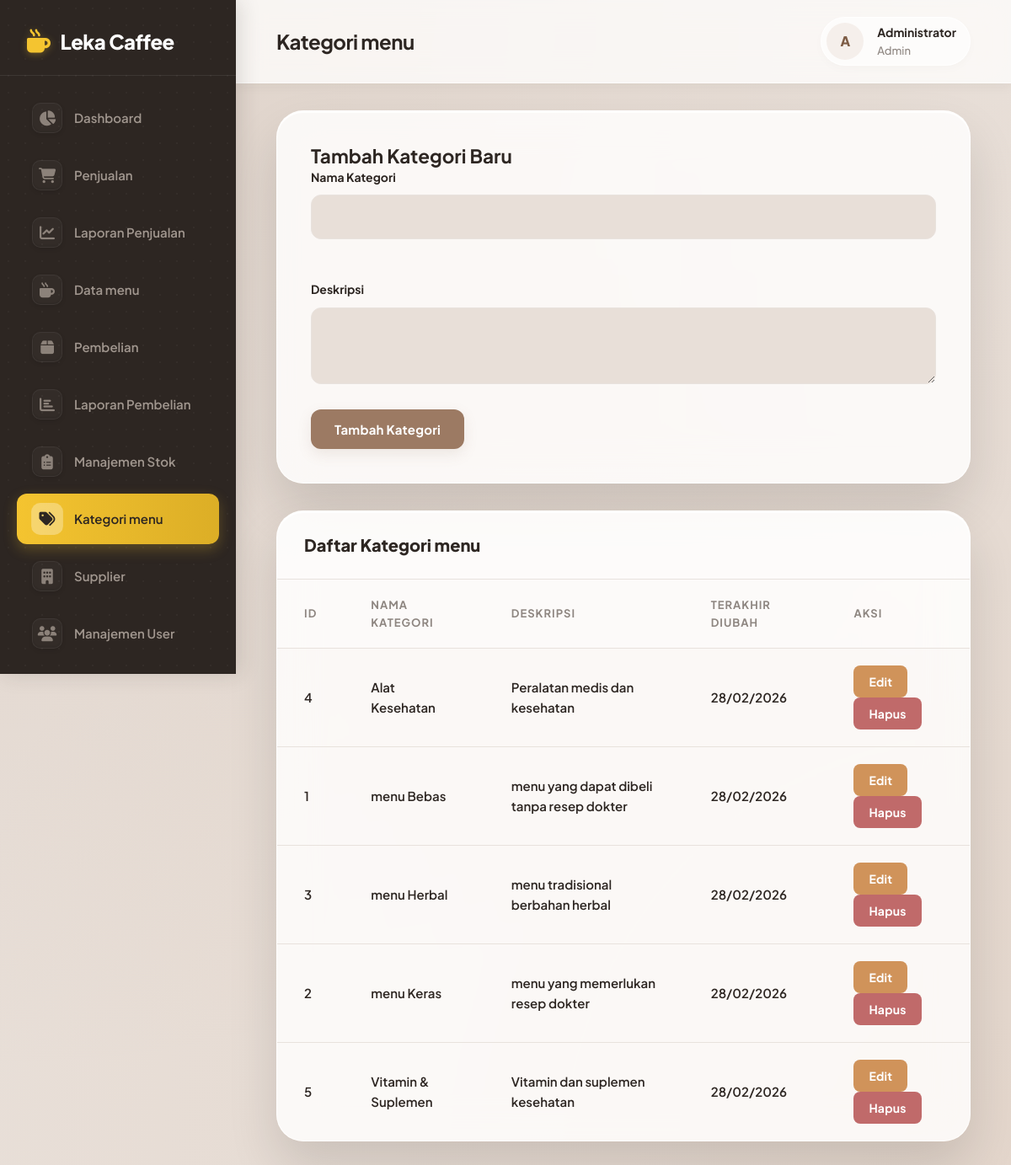
The page /kategori.php (signed in) on the database its author committed.
### tables this page shows
CREATE TABLE kategori_menu (
    id INT AUTO_INCREMENT PRIMARY KEY,
    nama_kategori VARCHAR(100) NOT NULL,
    deskripsi TEXT,
    created_at TIMESTAMP DEFAULT CURRENT_TIMESTAMP
);

### models/KategoriMenu.php (called while the page is built, shortened)
<?php
class KategoriMenu {
    private $conn;
    private $table_name = "kategori_menu";
    public function __construct($db) {
        $this->conn = $db;
    }
    public function readAll() {
        $query = "SELECT * FROM " . $this->table_name . " ORDER BY nama_kategori";
        $stmt = $this->conn->prepare($query);
        $stmt->execute();
        return $stmt;
    }
}
?>

### kategori.php (the view, shortened to what this page needs)
<?php
require_once 'models/KategoriMenu.php';
$database = new Database();
$db = $database->getConnection();
$kategori = new KategoriMenu($db);
$stmt = $kategori->readAll();
?>
<!DOCTYPE html>
<html lang="id">
<head>
    <link rel="stylesheet" href="https://cdnjs.cloudflare.com/ajax/libs/font-awesome/6.4.0/css/all.min.css">
    <link rel="stylesheet" href="assets/css/style.css?v=<?php echo time(); ?>">
</head>
<body>
    <div class="main-container">
        <nav class="sidebar">
            <div class="sidebar-header">
                <h2><i class="fa-solid fa-mug-hot"></i> <?php echo APP_NAME; ?></h2>
            </div>
            <ul class="sidebar-nav">
                <li class="nav-item">
                    <a href="dashboard.php" class="nav-link">
                        <i class="fa-solid fa-chart-pie"></i> Dashboard
                    </a>
                </li>
                <li class="nav-item">
                    <a href="penjualan.php" class="nav-link">
                        <i class="fa-solid fa-cart-shopping"></i> Penjualan
                    </a>
                </li>
                <li class="nav-item">
                    <a href="laporan_penjualan.php" class="nav-link">
                        <i class="fa-solid fa-chart-line"></i> Laporan Penjualan
                    </a>
                </li>
                <li class="nav-item">
                    <a href="menu.php" class="nav-link">
                        <i class="fa-solid fa-mug-hot"></i> Data menu
                    </a>
                </li>
                <li class="nav-item">
                    <a href="pembelian.php" class="nav-link">
                        <i class="fa-solid fa-box"></i> Pembelian
                    </a>
                </li>
                <li class="nav-item">
                    <a href="laporan_pembelian.php" class="nav-link">
                        <i class="fa-solid fa-chart-bar"></i> Laporan Pembelian
                    </a>
                </li>
                <li class="nav-item">
                    <a href="stok.php" class="nav-link">
                        <i class="fa-solid fa-clipboard-list"></i> Manajemen Stok
                    </a>
                </li>
                <li class="nav-item">
                    <a href="kategori.php" class="nav-link active">
                        <i class="fa-solid fa-tags"></i> Kategori menu
                    </a>
                </li>
                <li class="nav-item">
                    <a href="supplier.php" class="nav-link">
                        <i class="fa-solid fa-building"></i> Supplier
                    </a>
                </li>
                <li class="nav-item">
                    <a href="users.php" class="nav-link">
                        <i class="fa-solid fa-users"></i> Manajemen User
                    </a>
                </li>
                <li class="nav-item">
                    <a href="logout.php" class="nav-link">
                    </a>
                </li>
            </ul>
        </nav>
        <main class="main-content">
            <header class="top-nav">
                <h1>Kategori menu</h1>
                <div class="user-info">
                    <div class="user-avatar">
                        <?php echo strtoupper(substr($_SESSION['nama_lengkap'], 0, 1)); ?>
                    </div>
                    <div class="user-details">
                        <div class="user-name"><?php echo $_SESSION['nama_lengkap']; ?></div>
                        <div class="user-role"><?php echo ucfirst($_SESSION['user_role']); ?></div>
                    </div>
                </div>
            </header>
            <div class="content">
                <div class="form-container">
                    <h2>Tambah Kategori Baru</h2>
                    <form method="POST">
                        <div class="form-row">
                            <div class="form-group">
                                <label for="nama_kategori">Nama Kategori</label>
                                <input type="text" id="nama_kategori" name="nama_kategori" required>
                            </div>
                        </div>
                        <div class="form-group">
                            <label for="deskripsi">Deskripsi</label>
                            <textarea id="deskripsi" name="deskripsi" rows="3"></textarea>
                        </div>
                        <button type="submit" class="btn btn-primary">Tambah Kategori</button>
                    </form>
                </div>
                <div class="table-container">
                    <div class="table-header">
                        <h3 class="table-title">Daftar Kategori menu</h3>
                    </div>
                    <table class="table">
                        <thead>
                            <tr>
                                <th>ID</th>
                                <th>Nama Kategori</th>
                                <th>Deskripsi</th>
                                <th>Terakhir Diubah</th>
                                <th>Aksi</th>
                            </tr>
                        </thead>
                        <tbody>
                            <?php while ($row = $stmt->fetch(PDO::FETCH_ASSOC)): ?>
                            <tr>
                                <td><?php echo $row['id']; ?></td>
                                <td><?php echo $row['nama_kategori']; ?></td>
                                <td><?php echo $row['deskripsi'] ?: '-'; ?></td>
                                <td><?php
                                    $dateToShow = !empty($row['updated_at']) ? $row['updated_at'] : $row['created_at'];
                                    echo date('d/m/Y', strtotime($dateToShow));
                                ?></td>
                                <td>
                                    <button onclick="editKategori(<?php echo htmlspecialchars(json_encode($row)); ?>)"
                                            class="btn btn-warning btn-sm">Edit</button>
                                    <button onclick="deleteKategori(<?php echo $row['id']; ?>)"
                                            class="btn btn-danger btn-sm">Hapus</button>
                                </td>
                            </tr>
                            <?php endwhile; ?>
                        </tbody>
                    </table>
                </div>
            </div>
        </main>
    </div>
</body>
</html>

### rows shown on the page
kategori_menu: id "4", nama_kategori "Alat Kesehatan", deskripsi "Peralatan medis dan kesehatan", created_at "28/02/2026"
kategori_menu: id "1", nama_kategori "menu Bebas", deskripsi "menu yang dapat dibeli tanpa resep dokter", created_at "28/02/2026"
kategori_menu: id "3", nama_kategori "menu Herbal", deskripsi "menu tradisional berbahan herbal", created_at "28/02/2026"
kategori_menu: id "2", nama_kategori "menu Keras", deskripsi "menu yang memerlukan resep dokter", created_at "28/02/2026"
kategori_menu: id "5", nama_kategori "Vitamin & Suplemen", deskripsi "Vitamin dan suplemen kesehatan", created_at "28/02/2026"

### other values the page prints
APP_NAME "Leka Caffee"
substr($_SESSION['nama_lengkap'], 0, 1) "A"
$_SESSION['nama_lengkap'] "Administrator"
$_SESSION['user_role'] "Admin"
